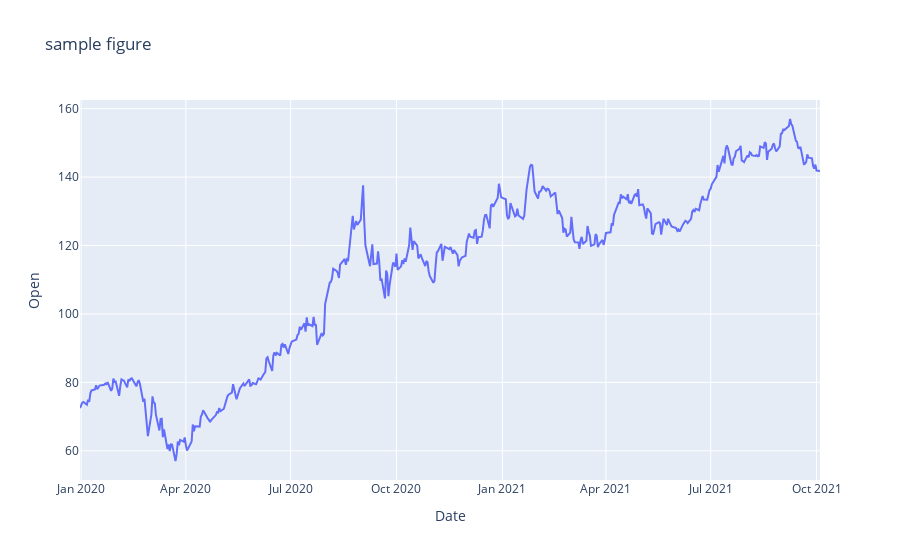

The cell this chart's notebook holds for it:
### Code cell
fig = px.line(AAPL, x='Date', y='Open', title="sample figure")
fig.show()

### Figure 1 — Plotly figure (JSON) as saved in the notebook; plotly's stock layout.template omitted (floating-point values rounded to 4 significant figures; data arrays with more than 128 entries replaced by an {"elided": "..."} marker saying what was removed)
{"data": [{"hovertemplate": "Date=%{x}<br>Open=%{y}<extra></extra>", "legendgroup": "", "line": {"color": "#636efa", "dash": "solid"}, "marker": {"symbol": "circle"}, "mode": "lines", "name": "", "orientation": "v", "showlegend": false, "type": "scatter", "x": {"elided": "444 str values"}, "xaxis": "x", "y": {"elided": "444 float values"}, "yaxis": "y"}], "layout": {"legend": {"tracegroupgap": 0}, "title": {"text": "sample figure"}, "xaxis": {"anchor": "y", "domain": [0, 1], "title": {"text": "Date"}}, "yaxis": {"anchor": "x", "domain": [0, 1], "title": {"text": "Open"}}}}
